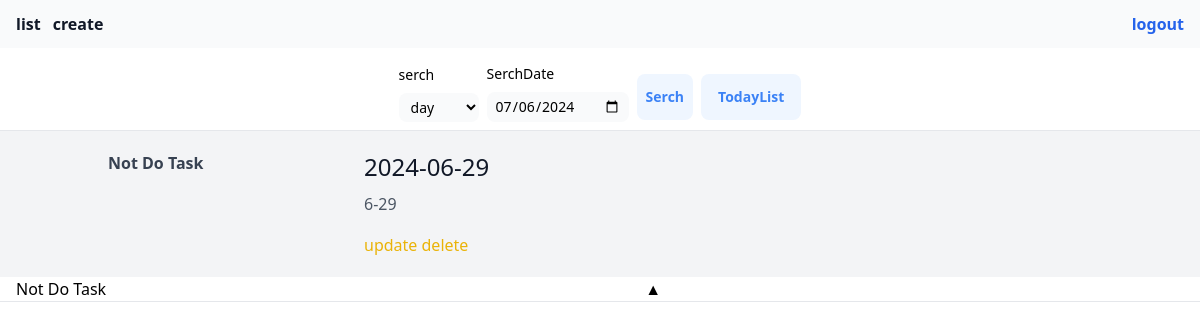
Page /list/ (signed in) on the earlier database version.
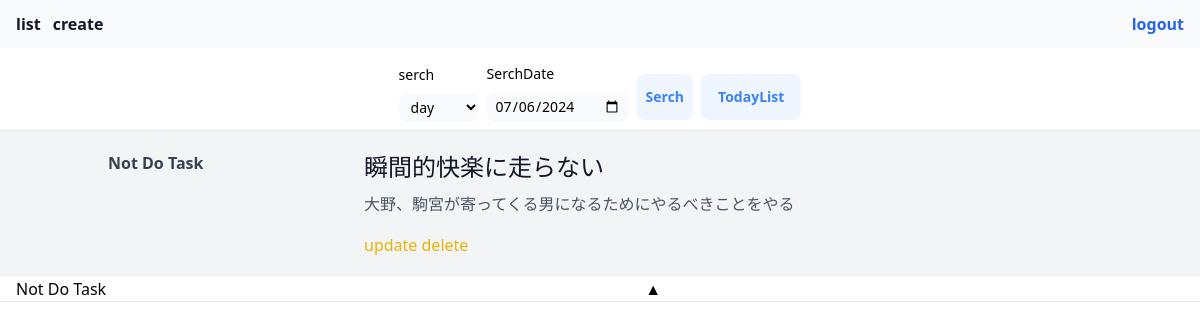
Same page on the later database version.
### listapp/models.py (models this page shows)
class TaskModel(models.Model):
    title = models.CharField(max_length=100)
    content = models.TextField()
    author = models.CharField(max_length=100)
    nottodo = models.CharField(max_length=100)
    starttime = models.DateTimeField()
    endtime = models.DateTimeField()
    progress = models.CharField(max_length=100)
    memo = models.TextField(null=True, blank=True)

### listapp/views.py (the view, shortened to what this page needs)
# urls.py: path("list/",listfunc,name="list"),
@login_required
def listfunc(request):
    print(request.user)
    print(request.user.username)
    now = datetime.now()
    dtnow = now.strftime('%Y-%m-%d')
    nodo_list = TaskModel.objects.filter(nottodo='on',author=request.user.username).order_by('starttime')
    do_list = TaskModel.objects.filter(nottodo='off',starttime__startswith=dtnow,author=request.user.username).order_by('starttime')
    """
    page_data = Paginator(do_list, 3)
    p = request.GET.get('p')
    listpage = page_data.get_page(p)
    """
    return render(request,'list.html',{'nodo_list':nodo_list,'do_list':do_list})

### templates/list.html (shortened to what this page needs)
{% extends 'base.html' %}
{% block content %}
<div class="mt-4 mx-auto flex justify-center items-center gap-4">
        <form method="POST" action="">{% csrf_token %}
          <div class="w-full flex justify-center items-center gap-2">
            <div class="lg:w-auto">
              <label for="periodsearch" class="block text-sm mb-2">serch</label>
              <div class="relative w-auto">
                <select id="periodsearch" class="mb-2 bg-gray-50 py-1 px-2 block w-full border-gray-200 rounded-lg text-sm focus:border-blue-500 focus:ring-blue-500 disabled:opacity-50 disabled:pointer-events-none" required>
                <option value="date" selected>day</option>
                </select>
              </div>
            </div>
            <div class="lg:w-auto">
              <label for="selectdate" class="block text-sm mb-2">SerchDate</label>
              <div class="relative">
                <input type="date" name="selectdate" id="selectdate" class="mb-2 bg-gray-50 py-1 px-2 block w-full border-gray-200 rounded-lg text-sm focus:border-blue-500 focus:ring-blue-500 disabled:opacity-50 disabled:pointer-events-none"" onclick="postdate()" class=" py-3 px-4 block w-full border-gray-200 rounded-lg text-sm focus:border-blue-500 focus:ring-blue-500 disabled:opacity-50 disabled:pointer-events-none" required>
              </div>
            </div>
            <div class="flex justify-center items-center gap-2">
            <button type="submit" class="bg-blue-50 font-bold w-full py-3 px-2 inline-flex justify-center items-center gap-x-2 text-sm font-semibold rounded-lg border border-transparent text-blue-500 hover:bg-blue-100 disabled:opacity-50 disabled:pointer-events-none">Serch</button>
            <a href="/list/" class="bg-blue-50 w-full py-3 px-4 inline-flex justify-center items-center gap-x-2 text-sm font-semibold rounded-lg border border-transparent text-blue-500 hover:bg-blue-100 disabled:opacity-50 disabled:pointer-events-none">TodayList</a>
            </div>
          </div>
        </form>
      </div>
<div id="nottodovalue" class="bg-gray-100">
{% for item in nodo_list %}
<hr>
<section class="text-gray-600 body-font overflow-hidden">
    <div class="container px-5 py-10 mx-auto">
      <div class="-my-8 divide-y-2 divide-gray-100">
        <div class="py-3 flex flex-wrap md:flex-nowrap">
          <div class="md:w-64 md:mb-0 mb-6 flex-shrink-0 flex flex-col pr-8">
            <span class="font-semibold title-font text-gray-700">Not Do Task</span>
          </div>
          <div class="md:flex-grow">
            <h2 class="text-2xl font-medium text-gray-900 title-font mb-2">{{item.title}}</h2>
            <p class="leading-relaxed">
            {{item.content}}
            </p>
            <a class="text-yellow-500 inline-flex items-center mt-4" href="/update/{{item.id}}">update
            </a>
            <a class="text-yellow-500 inline-flex items-center mt-4" href="/delete/{{item.id}}">delete
              </a>
          </div>
        </div>
      </div>
    </div>
  </section>
{% endfor %}
</div>
<div class="flex items-center justify-center">
<p class="m-0">　Not Do Task</p>
<input type="submit" value="▲" id="hide" class="mx-auto" onClick="hidenottodo()">
</div>
<hr>
<div class="overflow-x-auto">
<div class="h-96">
</div>
</div>
{% endblock content %}

### templates/base.html (shortened to what this page needs)
<!DOCTYPE html>
<html lang="jp">
<head>
    {% load static %}
    <link href="{% static 'css/output.css' %}" rel="stylesheet">
</head>
<body>
<div id="hidenav">
    <nav class="bg-gray-50 dark:bg-gray-700">
        <div class="max-w-screen-xl px-4 py-3">
                <ul class="flex justify-between">
                    <div class="flex gap-3">
                    <li class="font-bold">
                    <a href="{% url 'list' %}" class="text-gray-900 dark:text-white hover:underline">list</a>
                    </li>
                    <li class="font-bold">
                        <a href="{% url 'create' %}" class="text-gray-900 dark:text-white hover:underline">create</a>
                    </li>
                </div>
                    <div class="space-x-10 rtl:space-x-reverse">
                        <a href="{% url 'logout'%}" class="ml-auto font-bold text-blue-600 dark:text-blue-500 hover:underline" aria-current="page">logout</a>
                    </div>
                </ul>
        </div>
    </nav>
</div>
    {% block content %}
    {% endblock content %}
</body>
</html>

Differences in the rows shown:
removed TaskModel: title "2024-06-29", content "6-29"
added TaskModel: title "瞬間的快楽に走らない", content "大野、駒宮が寄ってくる男になるためにやるべきことをやる"
